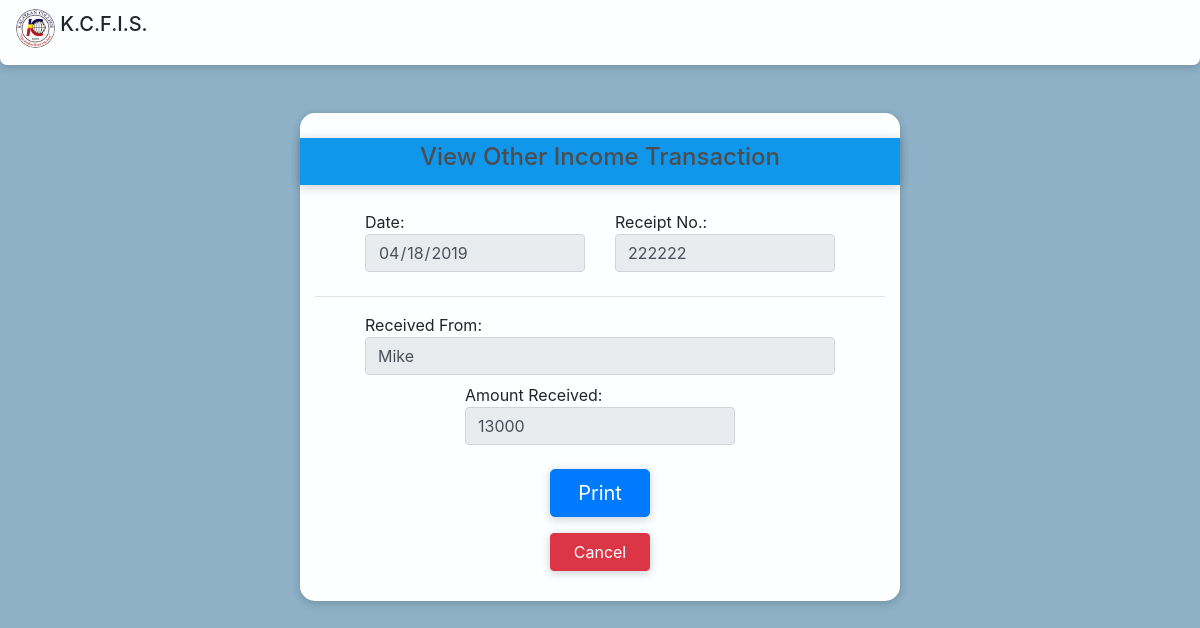
The app's page /view_other_income_trans.php?oiid=5 with its own data.
### tables this page shows
CREATE TABLE `otherincometab` (
  `otherIncomeID` int(11) NOT NULL AUTO_INCREMENT,
  `dateReceived` date NOT NULL,
  `receivedFrom` text NOT NULL,
  `amount` int(20) NOT NULL,
  `ackReceiptNo` int(11) NOT NULL,
  `userID` int(11) NOT NULL,
  PRIMARY KEY (`otherIncomeID`),
  KEY `userID` (`userID`),
  CONSTRAINT `otherincometab_ibfk_1` FOREIGN KEY (`userID`) REFERENCES `usertab` (`userID`)
);

### view_other_income_trans.php (the view, shortened to what this page needs)
<?php
  require_once "template.php";
?>
    <div class="container form-box-md">
      <div class="row form-group form-title">
        <div class="col-sm-12 text-center h4">
          <div>
            View Other Income Transaction
          </div>
        </div>
      </div>
      <?php
        $sql = "SELECT *
                FROM otherincometab
                WHERE otherIncomeID = ?";
        $stmt = $conn->prepare($sql);
        $stmt->bind_param("i", $_GET['oiid']);
        $stmt->execute();
        $result = $stmt->get_result();
        while($row = $result->fetch_assoc()){
          $otherIncomeID = $row['otherIncomeID'];
          $amount = $row['amount'];
          $dateReceived = $row['dateReceived'];
          $receivedFrom = $row['receivedFrom'];
          $ackReceiptNo = $row['ackReceiptNo'];
        }
      ?>
      <div id="incomestatement">
        <div class="row">
          <label class="col-sm-5 offset-sm-1">Date:
            <input readonly value="<?php echo $dateReceived; ?>" type="date" class="form-control col-sm-12" id="dateReceived" name="dateReceived">
          </label>
          <label class="col-sm-5">Receipt No.:
            <input readonly value="<?php echo empty($ackReceiptNo) ? "" : $ackReceiptNo; ?>" type="text" class="form-control col-sm-12" id="receiptNo" name="receiptNo">
          </label>
        </div>
        <hr/>
        <div class="row">
          <label class="col-sm-10 offset-sm-1">Received From:
            <input readonly value="<?php echo $receivedFrom; ?>" type="text" class="form-control col-sm-12" id="dateReceived" name="dateReceived">
          </label>
        </div>
        <div class="row">
          <label class="col-sm-6 offset-sm-3">Amount Received:
            <input readonly value='<?php echo $amount ?>' type="number" class="form-control col-sm-12" id="amountReceived" name="amountReceived">
          </label>
        </div>
      </div>
      <div class="row pt-sm-3">
        <a href='other_income_receipt.php?oiid=<?php echo $otherIncomeID?>' class="col-sm-2 offset-sm-5 btn btn-lg btn-primary btn-block"/>
          Print
      </div>
      <div class="row pt-sm-3">
        <a href='other_income_list.php' class="col-sm-2 offset-sm-5 btn btn-danger btn-block">
          Cancel
        </a>
      </div>
    </div>

### template.php (style rules this page uses)
.btn { box-shadow: 0 2px 10px rgba(0, 0, 0, 0.2); }
.form-box-md { border-radius: 15px; height: auto; width: 600px; background-color: #FCFEFF; padding-top: 25px; padding-bottom: 30px; margin-bottom: 60px; box-shadow: 0 2px 10px rgba(0, 0, 0, 0.2); --font-family-sans-serif: -apple-system,BlinkMacSystemFont,"Segoe UI",Roboto,"Helvetica Neue",Arial,"Noto Sans",sans-serif,"Apple Color Emoji","Segoe UI Emoji","Segoe UI Symbol","Noto Color Emoji"; --font-family-monospace: SFMono-Regular,Menlo,Monaco,Consolas,"Liberation Mono","Courier New",monospace; }
.form-title { box-shadow: 0 2px 10px rgba(0, 0, 0, 0.2); background-color: #1096EA; padding-top: 5px; padding-bottom: 5px; margin-bottom: 25px; color: #4d4d4d; }

### records on screen
otherincometab: dateReceived "04/18/2019", receiptNo "222222", dateReceived "Mike", amountReceived "13000"
